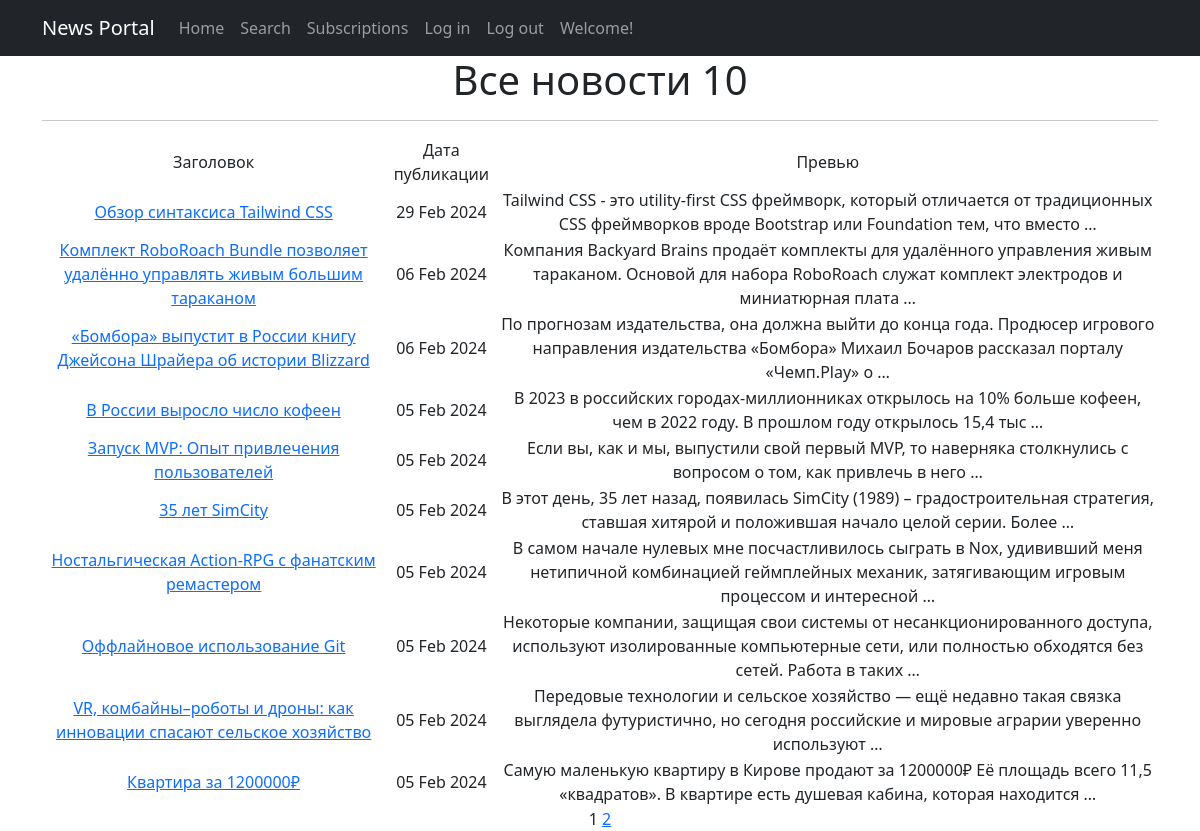
/posts/, run on the app's committed database.
### posts/models.py (models this page shows, shortened)
class Post(models.Model):
	news = 'News'
	article = 'Article'
	POST_TYPES = [(news, 'Новость'),
				  (article, 'Статья')]
	author = models.ForeignKey(Author, on_delete=models.CASCADE)
	post_type = models.CharField(max_length=255, choices=POST_TYPES)
	date = models.DateTimeField(auto_now_add=True)
	categories = models.ManyToManyField(Category, through='PostCategory')
	title = models.CharField(max_length=255)
	text = models.TextField()
	rating = models.IntegerField(default=0)

### posts/views.py (the view)
# urls.py: path('', cache_page(0)(PostsList.as_view()), name='posts_list'),
class PostsList(ListView):
	model = Post
	ordering = '-date'
	template_name = 'posts.html'
	context_object_name = 'posts'
	paginate_by = 10

### posts/templatetags/custom_tags.py (called while the page is built)
@register.simple_tag(takes_context=True)
def url_replace(context, **kwargs):
    d = context['request'].GET.copy()
    for k, v in kwargs.items():
        d[k] = v
    return d.urlencode()

### templates/posts.html (shortened to what this page needs)
{% extends 'flatpages/default.html' %}
{% load custom_tags %}
{% block content %}
    <h1>Все новости {{ posts|length }}</h1>
    <hr>
    {% if posts %}
        <table>
            <tr>
                <td>Заголовок</td>
                <td>Дата публикации</td>
                <td>Превью</td>
            </tr>
            {% for post in posts %}
            <tr>
                <td>
                    <a href="{% url 'posts_detail' post.id %}">{{ post.title }}</a>
                </td>
                <td>{{ post.date|date:'d M Y' }}</td>
                <td>{{ post.text|truncatewords:20 }}</td>
            </tr>
            {% endfor %}
        </table>
    {% else %}
        <h2>Новостей нет!</h2>
    {% endif %}
   {{ page_obj.number }}
   {% if page_obj.has_next %}
       <a href="?{% url_replace page=page_obj.next_page_number %}">{{ page_obj.next_page_number }}</a>
   {% endif %}
{% endblock content %}

### data on the page
Post: title "Обзор синтаксиса Tailwind CSS", date "29 Feb 2024", text "Tailwind CSS - это utility-first CSS фреймворк, который отличается от традиционных CSS фреймворков вроде Bootstrap или Foundation тем, что вместо …"
Post: title "Комплект RoboRoach Bundle позволяет удалённо управлять живым большим тараканом", date "06 Feb 2024", text "Компания Backyard Brains продаёт комплекты для удалённого управления живым тараканом. Основой для набора RoboRoach служат комплект электродов и миниатюрная плата …"
Post: title "«Бомбора» выпустит в России книгу Джейсона Шрайера об истории Blizzard", date "06 Feb 2024", text "По прогнозам издательства, она должна выйти до конца года. Продюсер игрового направления издательства «Бомбора» Михаил Бочаров рассказал порталу «Чемп.Play» о …"
Post: title "В России выросло число кофеен", date "05 Feb 2024", text "В 2023 в российских городах-миллионниках открылось на 10% больше кофеен, чем в 2022 году. В прошлом году открылось 15,4 тыс …"
Post: title "Запуск MVP: Опыт привлечения пользователей", date "05 Feb 2024", text "Если вы, как и мы, выпустили свой первый MVP, то наверняка столкнулись с вопросом о том, как привлечь в него …"
Post: title "35 лет SimCity", date "05 Feb 2024", text "В этот день, 35 лет назад, появилась SimCity (1989) – градостроительная стратегия, ставшая хитярой и положившая начало целой серии. Более …"
Post: title "Ностальгическая Action-RPG с фанатским ремастером", date "05 Feb 2024", text "В самом начале нулевых мне посчастливилось сыграть в Nox, удививший меня нетипичной комбинацией геймплейных механик, затягивающим игровым процессом и интересной …"
Post: title "Оффлайновое использование Git", date "05 Feb 2024", text "Некоторые компании, защищая свои системы от несанкционированного доступа, используют изолированные компьютерные сети, или полностью обходятся без сетей. Работа в таких …"
Post: title "VR, комбайны–роботы и дроны: как инновации спасают сельское хозяйство", date "05 Feb 2024", text "Передовые технологии и сельское хозяйство — ещё недавно такая связка выглядела футуристично, но сегодня российские и мировые аграрии уверенно используют …"
Post: title "Квартира за 1200000₽", date "05 Feb 2024", text "Самую маленькую квартиру в Кирове продают за 1200000₽ Её площадь всего 11,5 «квадратов». В квартире есть душевая кабина, которая находится …"

### other printed values
{{ posts|length }} "10"
{{ page_obj.number }} "1"
{{ page_obj.next_page_number }} "2"
